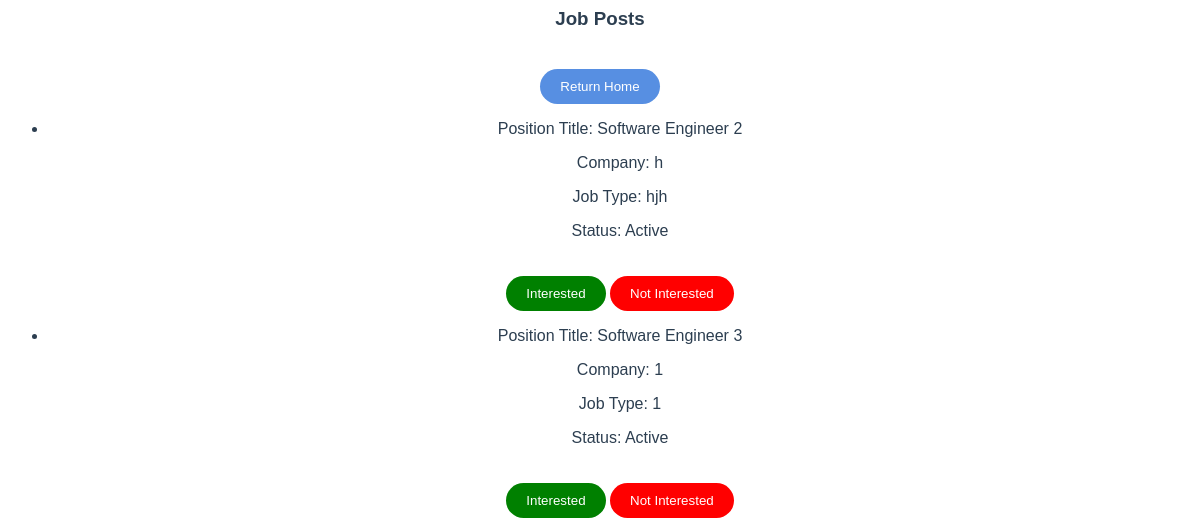
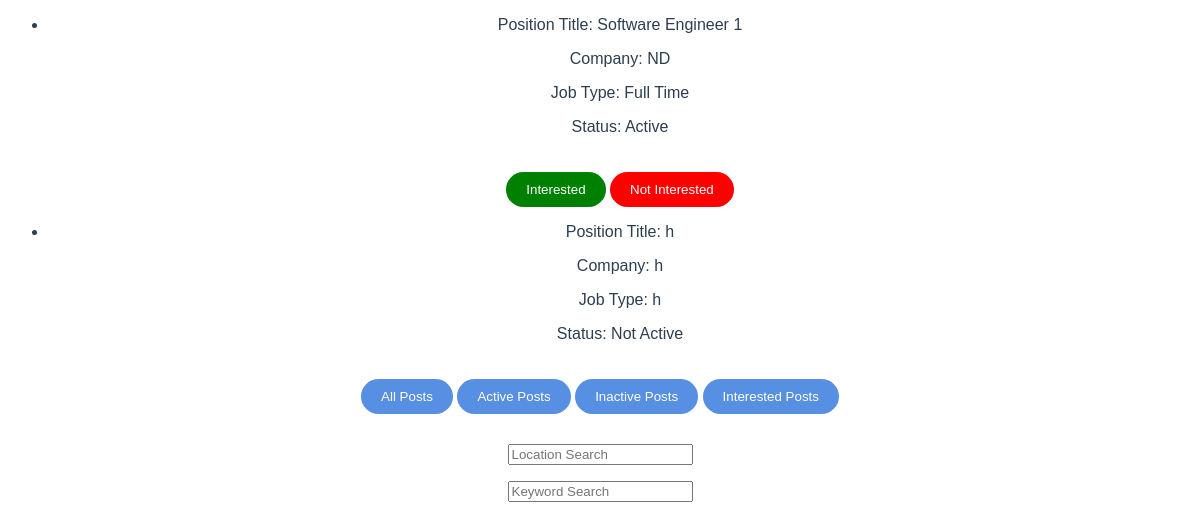
Page /candidate/post/view/all on the earlier database version (2 pictures, top to bottom).
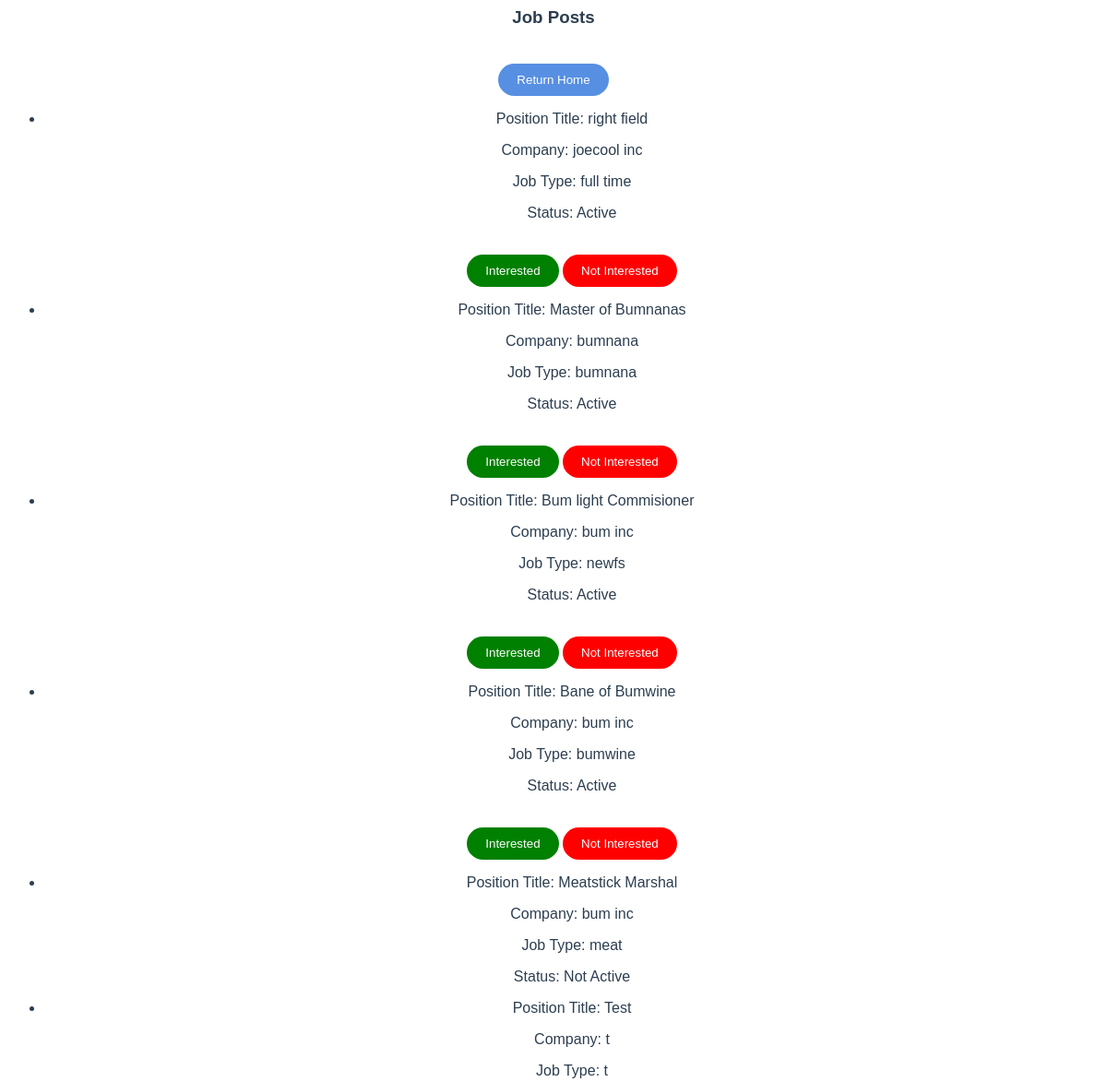
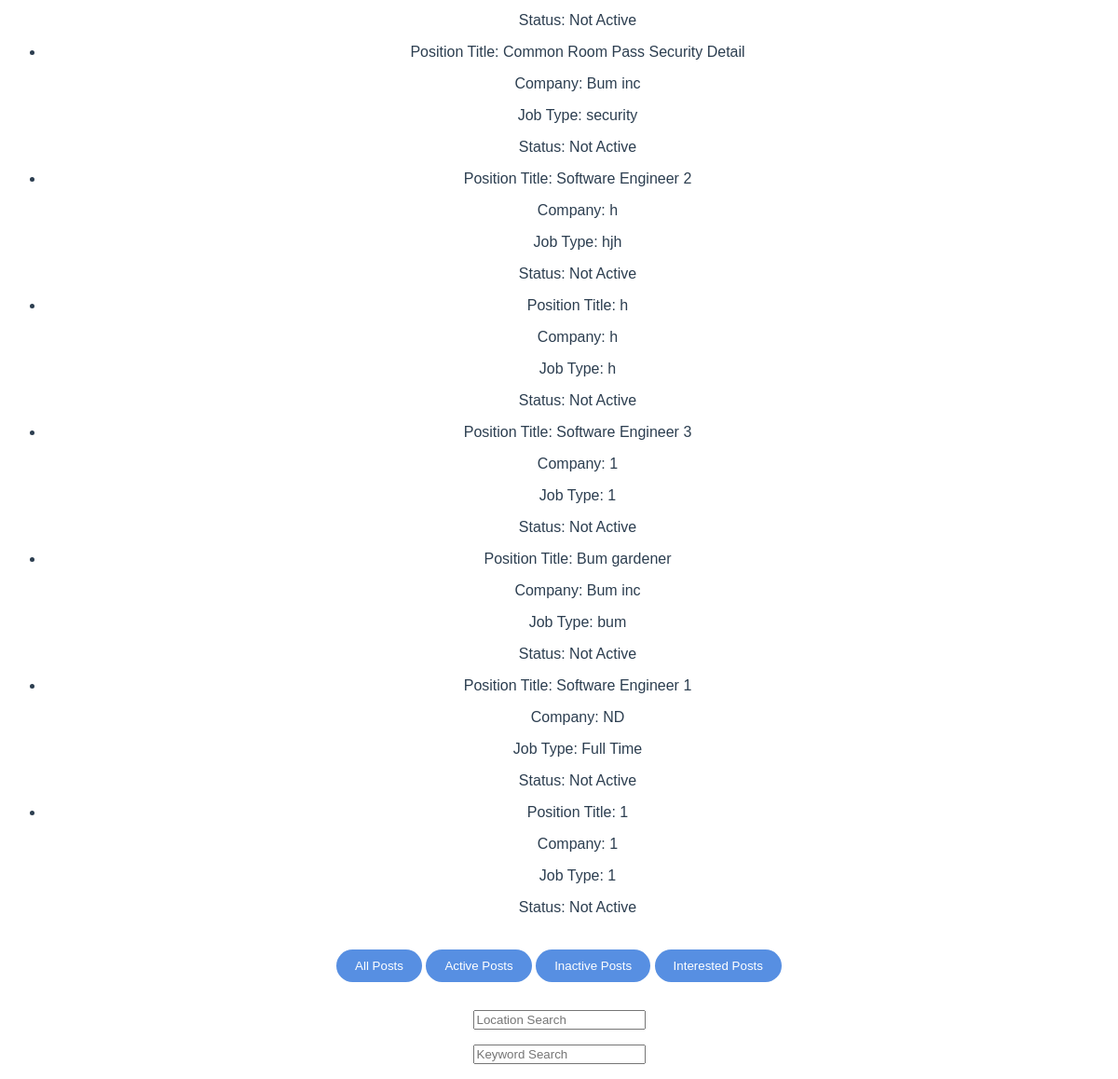
Same page on the later database version (2 pictures, top to bottom).
### users/models.py (models this page shows, shortened)
class Post(models.Model):
    user = models.ForeignKey(User, on_delete=models.CASCADE)
    interests = models.ManyToManyField(Candidate)
    position_title = models.CharField(max_length=100,default='')
    job_type = models.CharField(max_length=100,default='')
    job_city = models.CharField(max_length=100,default='')
    job_state = models.CharField(max_length=100,default='')
    skills = models.CharField(max_length=100,default='')
    description = models.CharField(max_length=500,default='')
    company = models.CharField(max_length=100,default='')
    expiration_date = models.DateField(default=datetime.date.today)
    is_active = models.BooleanField(default = True)

### users/views.py (the view)
# urls.py: path('candidate/post/view/all', CandidatePostIndexViewAll.as_view(), name='candidate_post_view_all'),
class CandidatePostIndexViewAll(ListView):
    model = Post
    template_name = 'candidate/view_posts.html'
    context_object_name = 'latest_post_list'
    def get_queryset(self, *args, **kwargs):
        return Post.objects.order_by('-is_active','-expiration_date')

### users/templates/candidate/view_posts.html (shortened to what this page needs)
{% load static %}<html lang="en">
<head>
    <link rel="stylesheet" type="text/css" href="{% static 'css/style.css' %}">
</head>
<body>
    <h3>Job Posts</h3>
    <button><a href="/">Return Home</a></button>
    {% if latest_post_list %}
        <ul>
            {% for post in latest_post_list %}
            <li>
                <p>Position Title: {{ post.position_title }}</p>
                <p>Company: {{ post.company }}</p>
                <p>Job Type: {{ post.job_type }}</p>
                {% if post.is_active %}
                    <p>Status: Active</p>
                    <button style="background-color: green"><a href="{% url 'addInterest' post.id %}">Interested</a></button>
                    <button style="background-color: red"><a href="{% url 'removeInterest' post.id %}">Not Interested</a></button>
                {% else %}
                    <p>Status: Not Active</p>
                {% endif %}
            </li>
            {% endfor %}
        </ul>
        {% else %}
        <p> No Posts Available</p>
    {% endif %}
    <button style="margin-bottom: 30px;"><a href="/candidate/post/view/all">All Posts</a></button>
    <button style="margin-bottom: 30px;"><a href="/candidate/post/view/active">Active Posts</a></button>
    <button style="margin-bottom: 30px;"><a href="/candidate/post/view/inactive">Inactive Posts</a></button>
    <button style="margin-bottom: 30px;"><a href="/candidate/post/view/intrested">Interested Posts</a></button>
    <form method="get" action="{% url 'search_results_location' %}">
        <input type="text" name="q" placeholder="Location Search">
    </form>
    <form method="get" action="{% url 'search_results_keyword' %}">
        <input type="text" name="q" placeholder="Keyword Search">
    </form>
</body>
</html>

### static/css/style.css (style rules this page uses)
body { font-family: Avenir, Helvetica, Arial, sans-serif; -webkit-font-smoothing: antialiased; -moz-osx-font-smoothing: grayscale; text-align: center; color: #2c3e50; }
button { background: #578fe2; border: 0; padding: 10px 20px; margin-top: 20px; color: white; border-radius: 20px; }
a { text-decoration: none; color: white; }

Differences in the rows shown:
added Post: position_title "right field", company "joecool inc", job_type "full time", is_active "Status: Active"
added Post: position_title "Master of Bumnanas", company "bumnana", job_type "bumnana", is_active "Status: Active"
added Post: position_title "Bum light Commisioner", company "bum inc", job_type "newfs", is_active "Status: Active"
added Post: position_title "Bane of Bumwine", company "bum inc", job_type "bumwine", is_active "Status: Active"
added Post: position_title "Meatstick Marshal", company "bum inc", job_type "meat", is_active "Status: Not Active"
added Post: position_title "Test", company "t", job_type "t", is_active "Status: Not Active"
added Post: position_title "Common Room Pass Security Detail", company "Bum inc", job_type "security", is_active "Status: Not Active"
changed Post "Software Engineer 2": is_active "Status: Active Interested Not Interested" → "Status: Not Active"
shown differently, row unchanged: Post (number 9 of 13 on the later page): moves up the list
changed Post "Software Engineer 3": is_active "Status: Active Interested Not Interested" → "Status: Not Active"
added Post: position_title "Bum gardener", company "Bum inc", job_type "bum", is_active "Status: Not Active"
changed Post "Software Engineer 1": is_active "Status: Active Interested Not Interested" → "Status: Not Active"
added Post: position_title "1", company "1", job_type "1", is_active "Status: Not Active"
